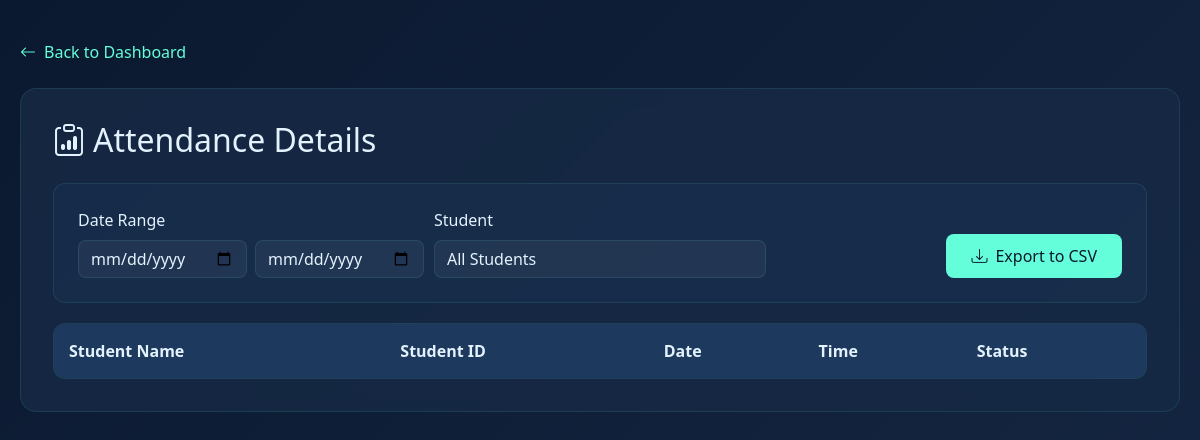
The app's page /details/, older data.
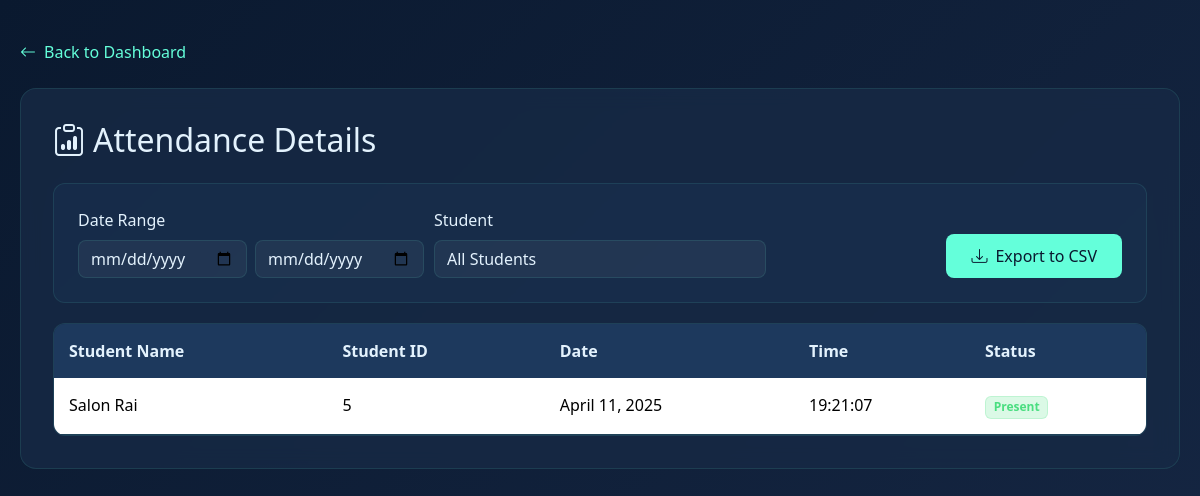
The same page, newer data.
### face_recognition_app/models.py (models this page shows, shortened)
class Attendance(models.Model):
    student = models.ForeignKey(Student, on_delete=models.CASCADE)
    date = models.DateField(auto_now_add=True)
    time = models.TimeField(auto_now_add=True)
    class Meta:
        unique_together = ['student', 'date']

class Student(models.Model):
    student_id = models.CharField(max_length=20, unique=True)
    name = models.CharField(max_length=100)
    photo = models.ImageField(upload_to='student_photos/')
    face_encoding = models.BinaryField(null=True)

### face_recognition_app/views.py (the view)
# urls.py: path('details/', views.attendance_details, name='details'),
def attendance_details(request):
    students = Student.objects.all()
    attendance_list = Attendance.objects.all().order_by('-date', '-time')
    return render(request, 'face_recognition_app/details.html', {
        'attendance': attendance_list,
        'students': students
    })

### face_recognition_app/templates/face_recognition_app/details.html (shortened to what this page needs)
<!DOCTYPE html>
<html>
<head>
    <link href="https://cdn.jsdelivr.net/npm/bootstrap@5.3.2/dist/css/bootstrap.min.css" rel="stylesheet">
    <link rel="stylesheet" href="https://cdn.jsdelivr.net/npm/bootstrap-icons@1.11.1/font/bootstrap-icons.css">
</head>
<body>
    <div class="main-container">
        <a href="/" class="back-btn">
            <i class="bi bi-arrow-left me-2"></i> Back to Dashboard
        </a>
        <div class="content-section">
            <h2 class="mb-4">
                <i class="bi bi-clipboard-data me-2"></i>Attendance Details
            </h2>
            <div class="filters-section">
                <div class="row align-items-end">
                    <div class="col-md-4">
                        <label class="form-label">Date Range</label>
                        <div class="d-flex gap-2">
                            <input type="date" id="startDate" class="form-control">
                            <input type="date" id="endDate" class="form-control">
                        </div>
                    </div>
                    <div class="col-md-4">
                        <label class="form-label">Student</label>
                        <select id="studentFilter" class="form-select">
                            <option value="">All Students</option>
                        </select>
                    </div>
                    <div class="col-md-4 text-end">
                        <button class="btn-export" onclick="exportToCSV()">
                            <i class="bi bi-download me-2"></i>Export to CSV
                        </button>
                    </div>
                </div>
            </div>
            <div class="table-container">
                <table class="table custom-table">
                    <thead>
                        <tr>
                            <th>Student Name</th>
                            <th>Student ID</th>
                            <th>Date</th>
                            <th>Time</th>
                            <th>Status</th>
                        </tr>
                    </thead>
                    <tbody id="attendanceData">
                        {% for record in attendance %}
                        <tr>
                            <td>{{ record.student.name }}</td>
                            <td>{{ record.student.student_id }}</td>
                            <td>{{ record.date }}</td>
                            <td>{{ record.time|time:"H:i:s" }}</td>
                            <td><span class="badge bg-success">Present</span></td>
                        </tr>
                        {% endfor %}
                    </tbody>
                </table>
            </div>
        </div>
    </div>
</body>
</html>

### face_recognition_app/templates/face_recognition_app/details.html (style rules this page uses)
:root { --primary-color: #1e3a5f; --secondary-color: #2d4a7c; --accent-color: #64ffda; --text-light: #e3f2fd; --dark-bg: #0a192f; --card-bg: #172a45; --border-color: rgba(100, 255, 218, 0.1); }
body { background: linear-gradient(135deg, var(--dark-bg), #162744); background-attachment: fixed; font-family: 'Segoe UI', system-ui, -apple-system; color: var(--text-light); }
.main-container { max-width: 1200px; margin: 40px auto; padding: 0 20px; }
.content-section { background: rgba(23, 42, 69, 0.8); border-radius: 16px; backdrop-filter: blur(10px); padding: 2rem; margin-bottom: 30px; border: 1px solid var(--border-color); }
.filters-section { background: rgba(30, 58, 95, 0.3); border-radius: 12px; padding: 1.5rem; margin-bottom: 20px; border: 1px solid var(--border-color); }
.table-container { background: rgba(30, 58, 95, 0.3); border-radius: 12px; overflow: hidden; border: 1px solid var(--border-color); }
.custom-table { margin-bottom: 0; color: var(--text-light); }
.custom-table thead th { background: rgba(30, 58, 95, 0.95); color: var(--text-light); border: none; padding: 15px; }
.custom-table tbody tr { border-color: var(--border-color); }
.custom-table td { padding: 15px; border-color: var(--border-color); }
.back-btn { text-decoration: none; color: var(--accent-color); display: inline-flex; align-items: center; margin-bottom: 1.5rem; font-weight: 500; transition: all 0.3s ease; }
.btn-export { background-color: var(--accent-color); color: var(--dark-bg); border: none; padding: 10px 25px; border-radius: 8px; transition: all 0.3s ease; font-weight: 500; }
.form-control, .form-select { background: rgba(255, 255, 255, 0.05); border: 1px solid var(--border-color); color: var(--text-light); border-radius: 8px; }
.form-label { color: var(--text-light); font-weight: 500; }
.badge.bg-success { background-color: rgba(74, 222, 128, 0.2) !important; color: #4ade80; border: 1px solid rgba(74, 222, 128, 0.2); }

Row changes from the older to the newer data that the page shows:
added Attendance: student.name "Salon Rai", student.student_id "5", date "April 11, 2025", time "19:21:07"
